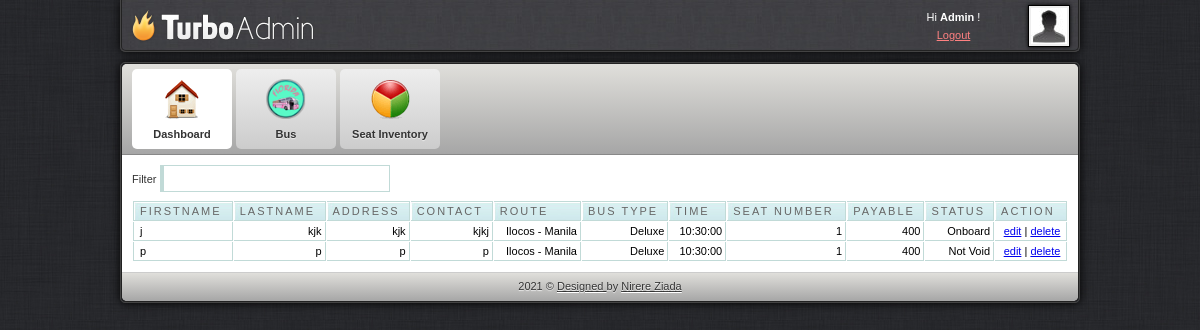
Screenshot of /admin/dashboard.php (signed in) with the database file from the repository.
### tables this page shows
CREATE TABLE `customer` (
  `id` int(11) NOT NULL,
  `fname` varchar(30) NOT NULL,
  `lname` varchar(30) NOT NULL,
  `contact` varchar(20) NOT NULL,
  `address` varchar(300) NOT NULL,
  `bus` varchar(30) NOT NULL,
  `transactionum` varchar(10) NOT NULL,
  `payable` varchar(11) NOT NULL,
  `status` varchar(100) NOT NULL,
  `setnumber` varchar(100) NOT NULL
);

CREATE TABLE `route` (
  `id` int(11) NOT NULL,
  `route` varchar(300) NOT NULL,
  `price` varchar(30) NOT NULL,
  `numseats` int(30) NOT NULL,
  `type` varchar(300) NOT NULL,
  `time` time NOT NULL
);

CREATE TABLE `reserve` (
  `id` int(11) NOT NULL,
  `date` varchar(11) NOT NULL,
  `bus` varchar(11) NOT NULL,
  `seat_reserve` varchar(11) NOT NULL,
  `transactionnum` varchar(10) NOT NULL,
  `seat` varchar(100) NOT NULL
);

### admin/dashboard.php (the view, shortened to what this page needs)
<html>
<head>
<link href="css/style.css" rel="stylesheet" type="text/css" />
<link rel="stylesheet" href="febe/style.css" type="text/css" media="screen" charset="utf-8">
<link href="src/facebox.css" media="screen" rel="stylesheet" type="text/css" />
</head>
<body>
	<div id="container">
		<div id="adminbar-outer" class="radius-bottom">
			<div id="adminbar" class="radius-bottom">
				<a id="logo" href="dashboard.php"></a>
				<div id="details">
					<a class="avatar" href="javascript: void(0)">
					<img width="36" height="36" alt="avatar" src="img/avatar.jpg">
					</a>
					<div class="tcenter">
					Hi
					<strong>Admin</strong>
					!
					<br>
					<a class="alightred" href="../index.php">Logout</a>
					</div>
				</div>
			</div>
		</div>
		<div id="panel-outer" class="radius" style="opacity: 1;">
			<div id="panel" class="radius">
				<ul class="radius-top clearfix" id="main-menu">
					<li>
						<a class="active" href="dashboard.php">
							<img alt="Dashboard" src="img/m-dashboard.png">
							<span>Dashboard</span>
						</a>
					</li>
					<li>
						<a href="route.php">
							<img alt="Statistics" src="img/m-custom.png">
							<span>Bus</span>
						</a>
					</li>
					<li>
						<a href="setinventory.php">
							<img alt="Statistics" src="img/m-statistics.png">
							<span>Seat Inventory</span>
						</a>
					</li>
				</ul>
				<div id="content" class="clearfix">
					<label for="filter">Filter</label> <input type="text" name="filter" value="" id="filter" />
					<table cellpadding="1" cellspacing="1" id="resultTable">
						<thead>
							<tr>
								<th  style="border-left: 1px solid #C1DAD7"> Firstname </th>
								<th> Lastname </th>
								<th> Address </th>
								<th> Contact </th>
								<th> Route </th>
								<th> Bus Type </th>
								<th> Time </th>
								<th> Seat Number </th>
								<th> Payable </th>
								<th> Status </th>
								<th> Action </th>
							</tr>
						</thead>
						<tbody>
						<?php
							include('../db.php');
							$result = mysqli_query($conn,"SELECT * FROM customer");
							while($row = mysqli_fetch_array($result))
								{
									echo '<tr class="record">';
									echo '<td style="border-left: 1px solid #C1DAD7;">'.$row['fname'].'</td>';
									echo '<td><div align="right">'.$row['lname'].'</div></td>';
									echo '<td><div align="right">'.$row['address'].'</div></td>';
									echo '<td><div align="right">'.$row['contact'].'</div></td>';
									$rrad=$row['bus'];
									$dddd=$row['transactionum'];
									$results = mysqli_query($conn,"SELECT * FROM route WHERE id='$rrad'");
									while($rows = mysqli_fetch_array($results))
										{
									echo '<td><div align="right">'.$rows['route'].'</div></td>';
									echo '<td><div align="right">'.$rows['type'].'</div></td>';
									echo '<td><div align="right">'.$rows['time'].'</div></td>';
										}
									$resulta = mysqli_query($conn,"SELECT * FROM reserve WHERE transactionnum='$dddd'");
									while($rowa = mysqli_fetch_array($resulta))
										{
									echo '<td><div align="right">'.$rowa['seat'].'</div></td>';
										}
									echo '<td><div align="right">'.$row['payable'].'</div></td>';
									echo '<td><div align="right">'.$row['status'].'</div></td>';
									echo '<td><div align="center"><a rel="facebox" href="editstatus.php?id='.$row['id'].'">edit</a> | <a href="#" id="'.$row['transactionum'].'" class="delbutton" title="Click To Delete">delete</a></div></td>';
									echo '</tr>';
								}
							?>
						</tbody>
					</table>
				</div>
				<div id="footer" class="radius-bottom">
					2021 ©
					<a class="afooter-link" href="">Designed </a>
					by
					<a class="afooter-link" href="">Nirere Ziada</a>
				</div>
			</div>
		</div>
	</div>
</body>
</html>

### admin/css/style.css (style rules this page uses)
html, body { background: url("../img/bg.jpg") repeat scroll 0 0 #333333; color: #333333; font-family: Arial,Helvetica,sans-serif; font-size: 11px; line-height: 1.6; margin:0; }
#container { margin: 0 auto; width: 960px; }
#login-container-outer, #container #adminbar-outer, #container #panel-outer { border: 1px solid #444444; box-shadow: 0 0 10px #000000; }
#container #adminbar-outer { background: none repeat scroll 0 0 #403F44; border-top: medium none; margin: 0 0 10px; }
.radius-bottom { border-bottom-left-radius: 5px; border-bottom-right-radius: 5px; }
#login-container, #container #adminbar, #container #panel { border: 1px solid #222222; }
#container #adminbar { background: url("../img/alter-bg.jpg") repeat scroll left top transparent; border-top: medium none; height: 50px; }
.clearfix { clear:both; }
#container #adminbar a#logo { background: url("../img/logo.png") no-repeat scroll left top transparent; display: block; float: left; height: 50px; width: 200px; }
#container #adminbar #details { color: #FFFFFF; float: right; height: 34px; line-height: 18px; padding: 8px; width: 184px; }
#container #adminbar #details a.avatar { background-color: #EEEEEE; border: 1px solid #000000; box-shadow: 0 0 4px #000000; display: block; float: right; height: 36px; margin: -3px 0 0 7px; padding: 2px; width: 36px; }
.tcenter { text-align: center; }
a.alightred { color: #FF8181; }
.radius { border-radius: 5px 5px 5px 5px; }
#container #panel ul#main-menu, #container #panel #footer, #login-extra { background-color: #D5D5D5; background-image: linear-gradient(#E0DFDB, #A6A6A6); }
ul#main-menu { border-bottom: 1px solid #888888; list-style: none outside none; margin: 0; padding: 0 10px; }
.radius-top { border-top-left-radius: 5px; border-top-right-radius: 5px; }
ul#main-menu li { float: left; margin: 5px 4px 5px 0; }
ul#main-menu li a.active { background: none repeat scroll 0 0 #FFFFFF; text-shadow: 0 1px 1px #FFFFFF; }
ul#main-menu li a { background: linear-gradient(#EEEEEE, #CCCCCC) repeat scroll 0 0 #EEEEEE; border-radius: 5px 5px 5px 5px; color: #333333; display: block; font-weight: bold; height: 80px; line-height: 1px; position: relative; text-align: center; text-shadow: 0 1px 1px #EEEEEE; width: 100px; text-decoration:none; }
ul#main-menu li a img { height: 40px; padding: 10px 15px 5px; width: 40px; }
ul#main-menu li a span { display: block; line-height: 20px; padding: 0 0 5px; }
#container #content { padding: 10px; background-color:#ffffff; }
#container #footer { border-top: 1px solid #CCCCCC; color: #333333; margin: 0; padding: 5px; text-align: center; text-shadow: 0 1px 1px #EEEEEE; }
a.afooter-link { color: #333333; text-shadow: 0 1px 1px #FFFFFF; }

### admin/febe/style.css (style rules this page uses)
#resultTable { background-color: white; margin-top: 8px; width: 100%; color:#000000; }
#resultTable th.sortable { background: url("bg_header.jpg") no-repeat scroll 0 0 #CAE8EA; border-bottom: 1px solid #C1DAD7; border-right: 1px solid #C1DAD7; border-top: 1px solid #C1DAD7; color: #4F6B72; font: normal 11px "Trebuchet MS",Verdana,Arial,Helvetica,sans-serif; letter-spacing: 2px; padding: 3px 3px 3px 6px; text-align: left; text-transform: uppercase; color: #666; cursor: pointer; text-decoration: none; }
#resultTable th { background: url("bg_header.jpg") no-repeat scroll 0 0 #CAE8EA; border-bottom: 1px solid #C1DAD7; border-right: 1px solid #C1DAD7; border-top: 1px solid #C1DAD7; color: #4F6B72; font: normal 11px "Trebuchet MS",Verdana,Arial,Helvetica,sans-serif; letter-spacing: 2px; padding: 3px 3px 3px 6px; text-align: left; text-transform: uppercase; color: #666; cursor: pointer; text-decoration: none; }
#resultTable td { border-bottom: 1px solid #C1DAD7; border-right: 1px solid #C1DAD7; padding: 3px 3px 3px 6px; font: normal 11px "Trebuchet MS",Verdana,Arial,Helvetica,sans-serif; }
#resultTable td.odd { font: normal 11px "Trebuchet MS",Verdana,Arial,Helvetica,sans-serif; }
#filter { width: 230px; border: 1px solid #C1DAD7; border-left: 4px solid #C1DAD7; padding:5px; background-image:url('../images/filter.gif'); background-repeat:no-repeat; background-position: 3px 5px; padding-left:20px; }
.clearfix { clear:both; }

### rows the page displays
customer: fname "j", lname "kjk", address "kjk", contact "kjkj", payable "400", status "Onboard"
route: route "Ilocos - Manila", type "Deluxe", time "10:30:00"
reserve: seat "1"
customer: fname "p", lname "p", address "p", contact "p", payable "400", status "Not Void"
reserve: seat "1"
